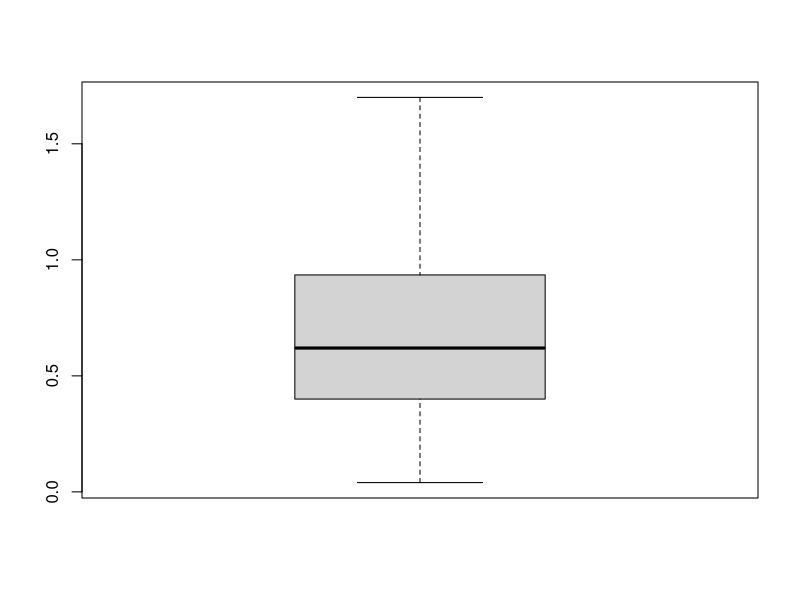
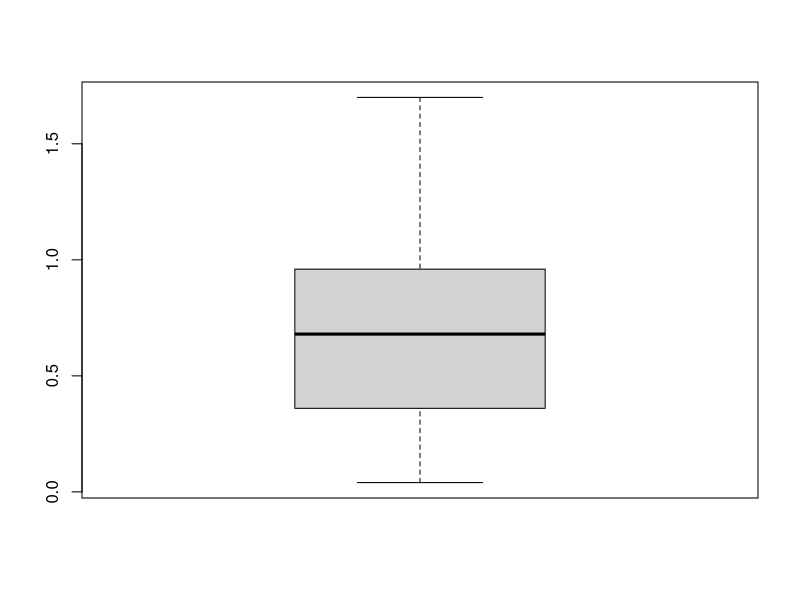
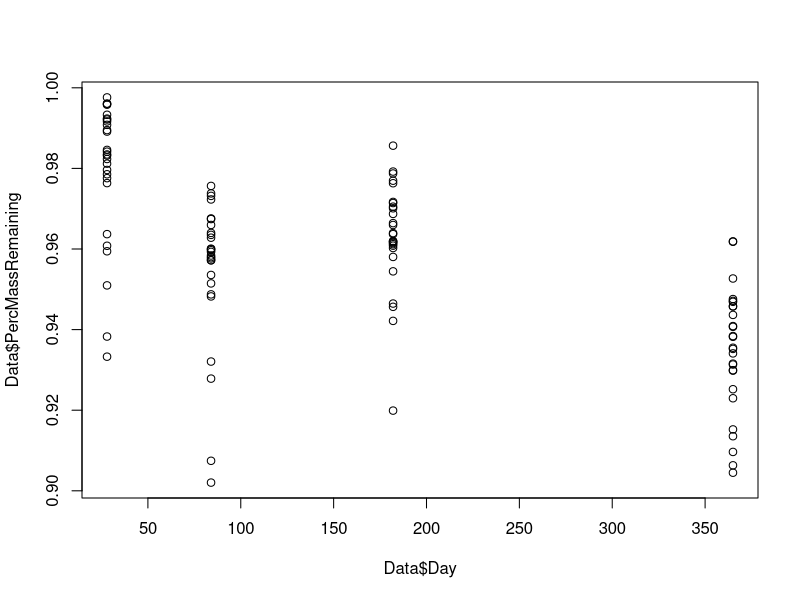
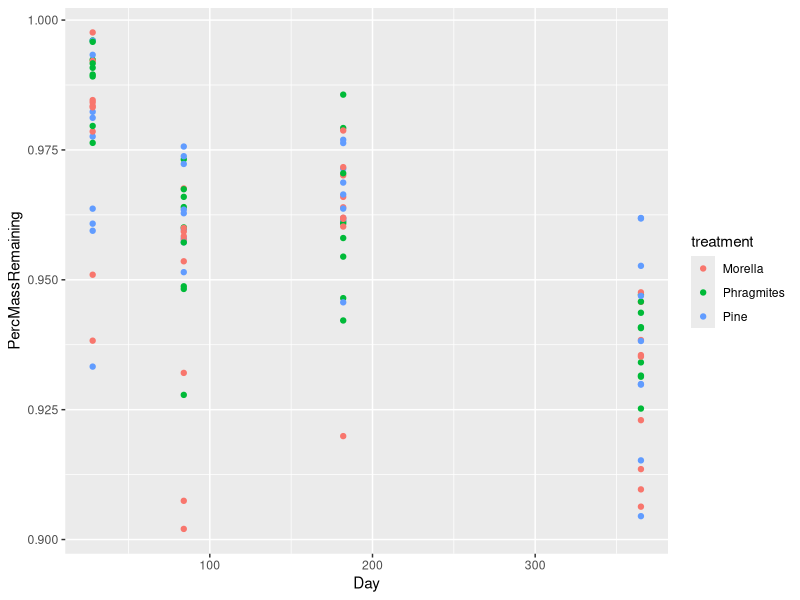
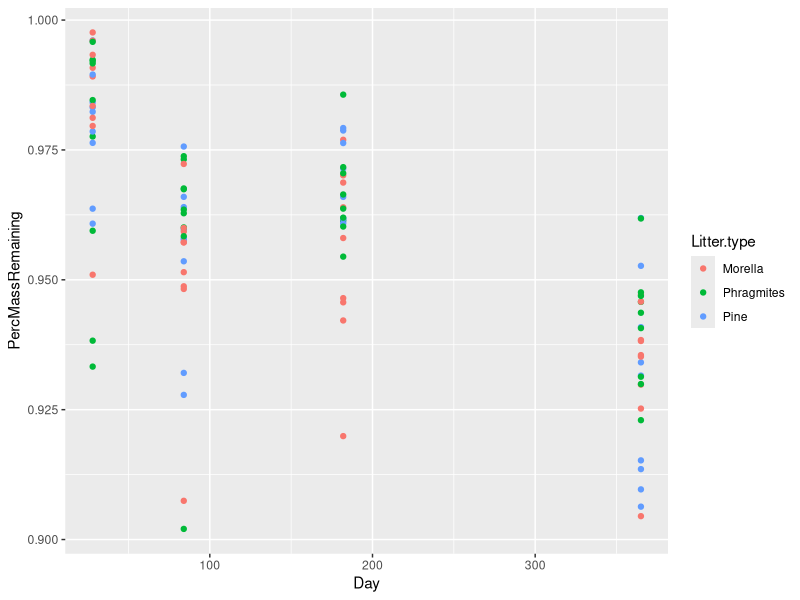
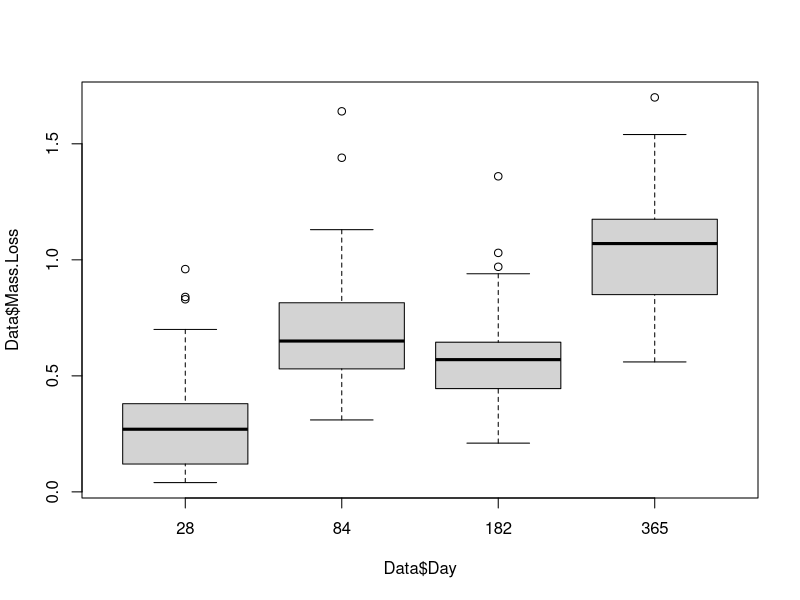
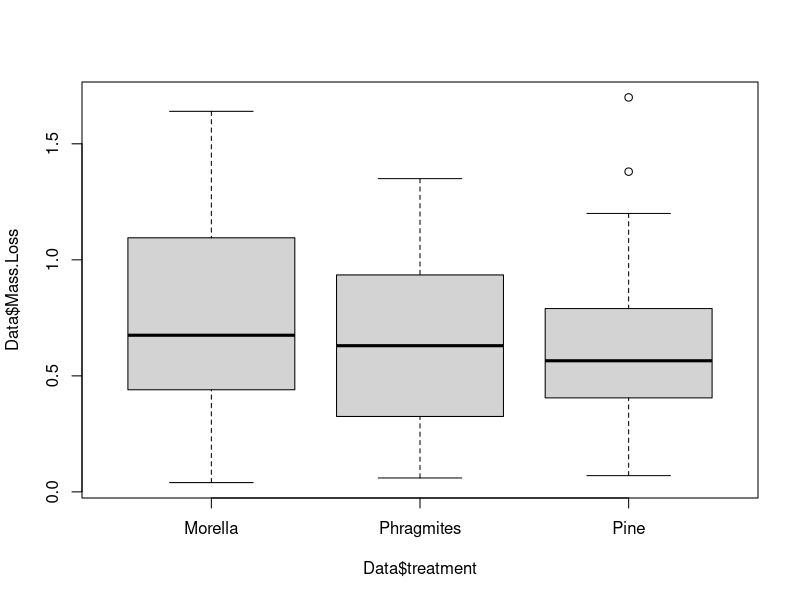
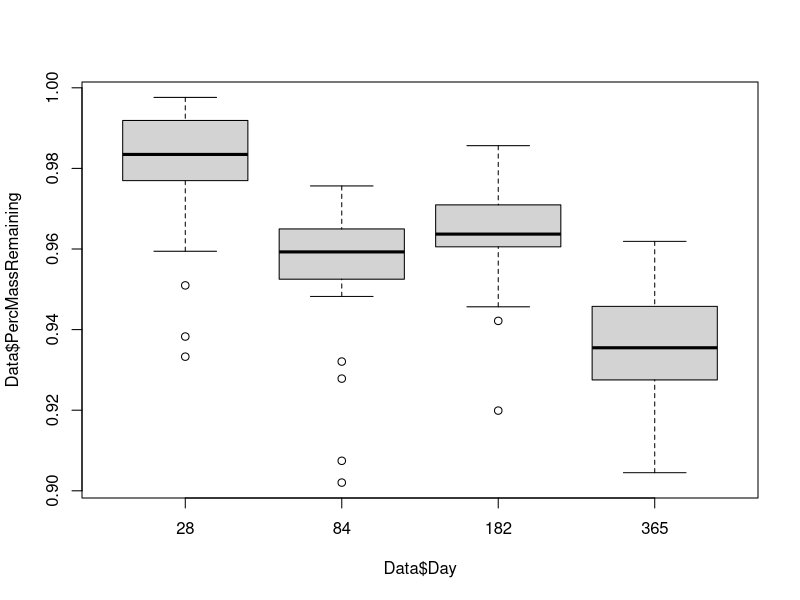

Reproduce these figures in R, in order. (Note: this script raises an error after producing the figures.)
#Data Work for Decomposition Project
#Noa Shapiro-Tamir, Gedan Lab REU 2023
#06.30.2023

#setup
library(stats)
library(dplyr)
library(broom)
library(ggplot2)

setwd("/Users/noashapiro-tamir/Desktop/R_Files/DecompProject/")

#Importing data
Data <- read.csv("Decomp_Data_Edited_Noa_Raw_1.csv")
Data_bysite <- read.csv("Decomp_Data_Edited_Noa_Site_Contents_3.csv")

#Cleaning data to prep for merging
colnames (Data)[1] <- "Tag"
colnames (Data)[5] <- "Initial_bag_mass"
colnames (Data)[6] <- "Initial_litter_mass"
colnames (Data)[7] <- "Initial_bag_litter_mass"
colnames (Data)[8] <- "Dry_Mass"
colnames (Data)[10] <- "Day"
colnames (Data_bysite)[4] <- "Tag"
Data_bysite = Data_bysite[,c(1,4)]
Data$PercMassRemaining <- Data$Dry_Mass/Data$`Initial_bag_litter_mass`
Data$PercMassInitial <- Data$Initial_bag_litter_mass/Data$Initial_bag_litter_mass
Data$Years <- Data$Day/365
  
#merging site name to Data file so that we can stratify curves later
Data <- merge(Data, Data_bysite, by = "Tag")

#Making a column for unique values of site and litter type together
Data$SiteLitterCombo <- interaction(as.factor(Data$Site), as.factor(Data$Litter.type))

#Excluding the 6-month (182 day) data points because they skew the data very confusingly.
Data2 <- Data[Data$Day != 182, ]


#creating boxplots of all data points to check for outliers. 
boxplot(Data$Mass.Loss, outlier.tagging = TRUE)
boxplot(Data2$Mass.Loss, outlier.tagging = TRUE)

plot(Data$PercMassRemaining ~ Data$Day)

ggplot(Data, aes(x = Day, y = PercMassRemaining, color = treatment))+
  geom_point()
ggplot(Data, aes(x = Day, y = PercMassRemaining, color = Litter.type))+
  geom_point()



#There appear to be no outliers! 

#just for fun...
boxplot(Data$Mass.Loss ~ Data$Day)
boxplot(Data$Mass.Loss ~ Data$treatment)
boxplot(Data$PercMassRemaining ~ Data$Day)

#creating subsets of the data
Pi1_Pine <- Data2 %>% filter(SiteLitterCombo == 'Pi1.Pine')
Pi1_Morella <- Data2 %>% filter(SiteLitterCombo == 'Pi1.Morella')
All_Pinus_trtmnt <- Data2 %>% filter(treatment == 'Pine')
All_Morella_trtmnt <- Data2 %>% filter(treatment == 'Morella')
All_Phrag_trtmnt <- Data2 %>% filter(treatment == 'Phragmites')

#more subsets and manually finding alpha values
Pi1_Phrag <- Data %>% filter(SiteLitterCombo == 'Pi1.Phragmites')
Pi2_Pine <- Data %>% filter(SiteLitterCombo == 'Pi2.Pine')
Pi2_Phrag <- Data %>% filter(SiteLitterCombo == 'Pi2.Phragmites')
Pi2_Morella <- Data %>% filter(SiteLitterCombo == 'Pi2.Morella')
Pi3_Pine <- Data %>% filter(SiteLitterCombo == 'Pi3.Pine')
Pi3_Phrag <- Data %>% filter(SiteLitterCombo == 'Pi3.Phragmites')
Pi3_Morella <- Data %>% filter(SiteLitterCombo == 'Pi3.Morella')
Mo1_Pine <- Data %>% filter(SiteLitterCombo == 'Mo1.Pine')
Mo1_Phrag <- Data %>% filter(SiteLitterCombo == 'Mo1.Phragmites')
Mo1_Morella <- Data %>% filter(SiteLitterCombo == 'Mo1.Morella')
Mo2_Pine <- Data %>% filter(SiteLitterCombo == 'Mo2.Pine')
Mo2_Phrag <- Data %>% filter(SiteLitterCombo == 'Mo2.Phragmites')
Mo2_Morella <- Data %>% filter(SiteLitterCombo == 'Mo2.Morella')
Mo3_Pine <- Data %>% filter(SiteLitterCombo == 'Mo3.Pine')
Mo3_Phrag <- Data %>% filter(SiteLitterCombo == 'Mo3.Phragmites')
Mo3_Morella <- Data %>% filter(SiteLitterCombo == 'Mo3.Morella')
Ph1_Pine <- Data %>% filter(SiteLitterCombo == 'Ph1.Pine')
Ph1_Phrag <- Data %>% filter(SiteLitterCombo == 'Ph1.Phragmites')
Ph1_Morella <- Data %>% filter(SiteLitterCombo == 'Ph1.Morella')
Ph2_Pine <- Data %>% filter(SiteLitterCombo == 'Ph2.Pine')
Ph2_Phrag <- Data %>% filter(SiteLitterCombo == 'Ph2.Phragmites')
Ph2_Morella <- Data %>% filter(SiteLitterCombo == 'Ph2.Morella')
Ph3_Pine <- Data %>% filter(SiteLitterCombo == 'Ph3.Pine')
Ph3_Phrag <- Data %>% filter(SiteLitterCombo == 'Ph3.Phragmites')
Ph3_Morella <- Data %>% filter(SiteLitterCombo == 'Ph3.Morella')


plot(Pi1_Pine$Day, Pi1_Pine$PercMassRemaining)
curve(x^-0.006, from=0, to=365, add=TRUE, col = "violet")

plot(Pi1_Pine$Day, Pi1_Pine$Dry_Mass)
curve(x^-0.45, from=0, to=365, add=TRUE, col = "violet")

plot(Pi1_Phrag$Day, Pi1_Phrag$PercMassRemaining)
curve(x^-0.006, from=0, to=365, add=TRUE, col = "violet")

plot(Pi1_Morella$Day, Pi1_Mor$PercMassRemaining)
curve(x^-0.006, from=0, to=365, add=TRUE, col = "violet")

plot(Mo1_Pine$Day, Mo1_Pine$PercMassRemaining)
curve(x^-0.009, from=0, to=365, add=TRUE, col = "violet")

plot(Ph3_Morella$Day, Ph3_Morella$PercMassRemaining, ylim = c(0.8,1))
curve(x^-0.012, from=0, to=365, add=TRUE, col = "violet", lwd = 8)

#setting up for fit curves: copied from internet

nls(PercMassRemaining ~ PercMassRemaining + (PercMassInitial - PercMassRemaining) * exp(-alpha * Day), 
    data = Data2,
    start = list(y0 = 1, yf = 0.96, alpha = 0.008))


fit <- nls(PercMassRemaining ~ SSasymp(Day, log_alpha), data = All_Pinus_trtmnt)
trial <- SSasymp(Pi1_Pine$Day, 365, 0.75, 0.1)

get_alpha <- function(pmr, t) -log(pmr)/t



# we want to model decline in mass as a function of time


# Trying to skip ahead and do it iteratively... but it's still not working.
fitted <- Data %>% 
  nest(SiteLitterCombo) %>%
  mutate(
    fit = map(Data, ~nls(PercMassRemaining ~ SSasymp(Day, PercMassRemaining, PercMassInitial, log_alpha))),
    tidied = map(fit, tidy),
    augmented = map(fit, augment),
  )  

# Produce a table of fit parameters: y0, yf, alpha
fitted %>% 
  unnest(tidied) %>% 
  select(sensor, term, estimate) %>% 
  spread(term, estimate) %>% 
  mutate(alpha = exp(log_alpha))



